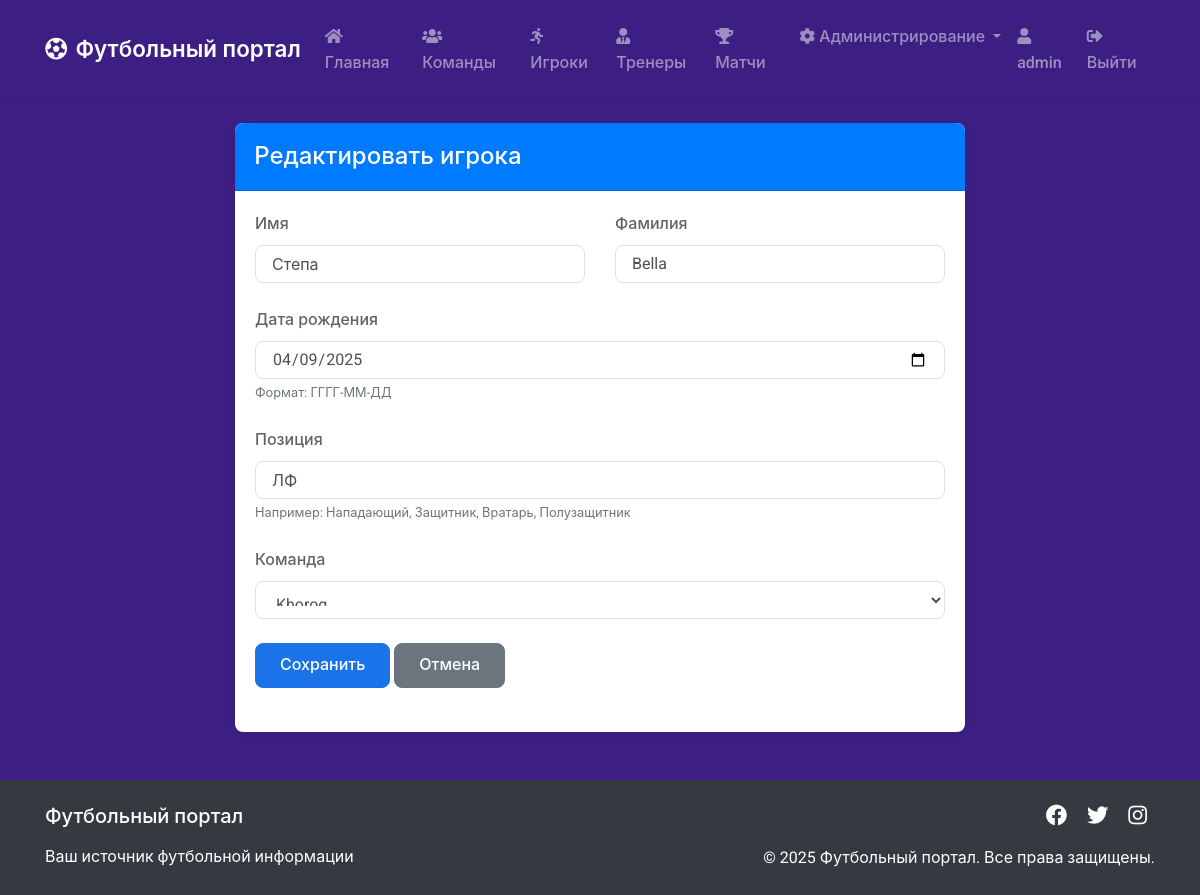
The app's page /admin/players/1/edit (signed in) with its own data.
### app.py (models this page shows, shortened)
class User(db.Model, UserMixin):
    id = db.Column(db.Integer, primary_key=True)
    username = db.Column(db.String(20), unique=True, nullable=False)
    email = db.Column(db.String(120), unique=True, nullable=False)
    password = db.Column(db.String(60), nullable=False)
    is_admin = db.Column(db.Boolean, default=False)

class Player(db.Model):
    player_id = db.Column(db.Integer, primary_key=True)
    first_name = db.Column(db.String(50), nullable=False)
    last_name = db.Column(db.String(50), nullable=False)
    birth_date = db.Column(db.Date, nullable=False)
    position = db.Column(db.String(50), nullable=False)
    team_id = db.Column(db.Integer, db.ForeignKey('team.team_id'), nullable=False)

### app.py (the view)
@app.route('/admin/players/<int:player_id>/edit', methods=['GET', 'POST'])
@login_required
@admin_required
def edit_player(player_id):
    player = Player.query.get_or_404(player_id)
    form = PlayerForm()
    if form.validate_on_submit():
        player.first_name = form.first_name.data
        player.last_name = form.last_name.data
        player.birth_date = form.birth_date.data
        player.position = form.position.data
        player.team_id = form.team_id.data
        db.session.commit()
        flash('Игрок успешно обновлен!', 'success')
        return redirect(url_for('admin_players'))
    elif request.method == 'GET':
        form.first_name.data = player.first_name
        form.last_name.data = player.last_name
        form.birth_date.data = player.birth_date
        form.position.data = player.position
        form.team_id.data = player.team_id
    return render_template('admin/player_form.html', title='Редактировать игрока', form=form, legend='Редактировать игрока')

### app.py
class PlayerForm(FlaskForm):
    first_name = StringField('Имя', validators=[DataRequired()])
    last_name = StringField('Фамилия', validators=[DataRequired()])
    birth_date = DateField('Дата рождения', validators=[DataRequired()], format='%Y-%m-%d')
    position = StringField('Позиция', validators=[DataRequired()])
    team_id = SelectField('Команда', coerce=int, validators=[DataRequired()])
    submit = SubmitField('Сохранить')
    def __init__(self, *args, **kwargs):
        super(PlayerForm, self).__init__(*args, **kwargs)
        self.team_id.choices = [(team.team_id, team.team_name) for team in Team.query.all()]

### app.py (called while the page is built)
@login_manager.user_loader
def load_user(user_id):
    return User.query.get(int(user_id))

def admin_required(f):
    @wraps(f)
    def decorated_function(*args, **kwargs):
        if not current_user.is_authenticated or not current_user.is_admin:
            flash('Для доступа к этой странице требуются права администратора.', 'danger')
            return redirect(url_for('index'))
        return f(*args, **kwargs)
    return decorated_function

### templates/admin/player_form.html (shortened to what this page needs)
{% extends "base.html" %}
{% block content %}
<div class="row">
    <div class="col-md-8 offset-md-2">
        <div class="card">
            <div class="card-header bg-primary text-white">
                <h4 class="mb-0">{{ legend }}</h4>
            </div>
            <div class="card-body">
                <form method="POST">
                    <div class="row">
                        <div class="col-md-6">
                            <div class="form-group">
                                {{ form.first_name.label(class="form-control-label") }}
                                {% if form.first_name.errors %}
                                    {{ form.first_name(class="form-control is-invalid") }}
                                    <div class="invalid-feedback">
                                        {% for error in form.first_name.errors %}
                                            <span>{{ error }}</span>
                                        {% endfor %}
                                    </div>
                                {% else %}
                                    {{ form.first_name(class="form-control") }}
                                {% endif %}
                            </div>
                        </div>
                        <div class="col-md-6">
                            <div class="form-group">
                                {{ form.last_name.label(class="form-control-label") }}
                                {% if form.last_name.errors %}
                                    {{ form.last_name(class="form-control is-invalid") }}
                                    <div class="invalid-feedback">
                                        {% for error in form.last_name.errors %}
                                            <span>{{ error }}</span>
                                        {% endfor %}
                                    </div>
                                {% else %}
                                    {{ form.last_name(class="form-control") }}
                                {% endif %}
                            </div>
                        </div>
                    </div>
                    <div class="form-group">
                        {{ form.birth_date.label(class="form-control-label") }}
                        {% if form.birth_date.errors %}
                            {{ form.birth_date(class="form-control is-invalid", type="date") }}
                            <div class="invalid-feedback">
                                {% for error in form.birth_date.errors %}
                                    <span>{{ error }}</span>
                                {% endfor %}
                            </div>
                        {% else %}
                            {{ form.birth_date(class="form-control", type="date") }}
                        {% endif %}
                        <small class="form-text text-muted">Формат: ГГГГ-ММ-ДД</small>
                    </div>
                    <div class="form-group">
                        {{ form.position.label(class="form-control-label") }}
                        {% if form.position.errors %}
                            {{ form.position(class="form-control is-invalid") }}
                            <div class="invalid-feedback">
                                {% for error in form.position.errors %}
                                    <span>{{ error }}</span>
                                {% endfor %}
                            </div>
                        {% else %}
                            {{ form.position(class="form-control") }}
                        {% endif %}
                        <small class="form-text text-muted">Например: Нападающий, Защитник, Вратарь, Полузащитник</small>
                    </div>
                    <div class="form-group">
                        {{ form.team_id.label(class="form-control-label") }}
                        {% if form.team_id.errors %}
                            {{ form.team_id(class="form-control is-invalid") }}
                            <div class="invalid-feedback">
                                {% for error in form.team_id.errors %}
                                    <span>{{ error }}</span>
                                {% endfor %}
                            </div>
                        {% else %}
                            {{ form.team_id(class="form-control") }}
                        {% endif %}
                    </div>
                    <div class="form-group">
                        {{ form.submit(class="btn btn-primary") }}
                        <a href="{{ url_for('admin_players') }}" class="btn btn-secondary">Отмена</a>
                    </div>
                </form>
            </div>
        </div>
    </div>
</div>
{% endblock %}

### templates/base.html (shortened to what this page needs)
<!DOCTYPE html>
<html lang="ru">
<head>
    <link rel="stylesheet" href="https://stackpath.bootstrapcdn.com/bootstrap/4.5.2/css/bootstrap.min.css">
    <link rel="stylesheet" href="{{ url_for('static', filename='css/main.css') }}">
    <link rel="stylesheet" href="https://cdnjs.cloudflare.com/ajax/libs/font-awesome/5.15.3/css/all.min.css">
</head>
<body>
    <header>
        <nav class="navbar navbar-expand-lg navbar-dark">
            <div class="container">
                <a class="navbar-brand" href="{{ url_for('index') }}">
                    <i class="fas fa-futbol mr-2"></i>Футбольный портал
                </a>
                <div class="collapse navbar-collapse" id="navbarNav">
                    <ul class="navbar-nav mr-auto">
                        <li class="nav-item">
                            <a class="nav-link" href="{{ url_for('index') }}">
                                <i class="fas fa-home mr-1"></i>Главная
                            </a>
                        </li>
                        <li class="nav-item">
                            <a class="nav-link" href="{{ url_for('teams') }}">
                                <i class="fas fa-users mr-1"></i>Команды
                            </a>
                        </li>
                        <li class="nav-item">
                            <a class="nav-link" href="{{ url_for('players') }}">
                                <i class="fas fa-running mr-1"></i>Игроки
                            </a>
                        </li>
                        <li class="nav-item">
                            <a class="nav-link" href="{{ url_for('coaches') }}">
                                <i class="fas fa-user-tie mr-1"></i>Тренеры
                            </a>
                        </li>
                        <li class="nav-item">
                            <a class="nav-link" href="{{ url_for('matches') }}">
                                <i class="fas fa-trophy mr-1"></i>Матчи
                            </a>
                        </li>
                    </ul>
                    <ul class="navbar-nav">
                        {% if current_user.is_authenticated %}
                            {% if current_user.is_admin %}
                                <li class="nav-item dropdown">
                                    <a class="nav-link dropdown-toggle" href="#" id="adminDropdown" role="button" data-toggle="dropdown" aria-haspopup="true" aria-expanded="false">
                                        <i class="fas fa-cog mr-1"></i>Администрирование
                                    </a>
                                </li>
                            {% endif %}
                            <li class="nav-item">
                                <span class="nav-link">
                                    <i class="fas fa-user mr-1"></i>{{ current_user.username }}
                                </span>
                            </li>
                            <li class="nav-item">
                                <a class="nav-link" href="{{ url_for('logout') }}">
                                    <i class="fas fa-sign-out-alt mr-1"></i>Выйти
                                </a>
                            </li>
                        {% endif %}
                    </ul>
                </div>
            </div>
        </nav>
    </header>
    <main class="container mt-4">
        {% block content %}{% endblock %}
    </main>
    <footer class="bg-dark text-white mt-5 py-4">
        <div class="container">
            <div class="row">
                <div class="col-md-6 text-center text-md-left">
                    <h5 class="mb-3">Футбольный портал</h5>
                    <p class="mb-0">Ваш источник футбольной информации</p>
                </div>
                <div class="col-md-6 text-center text-md-right">
                    <div class="social-links">
                        <a href="#" class="text-white mx-2"><i class="fab fa-facebook fa-lg"></i></a>
                        <a href="#" class="text-white mx-2"><i class="fab fa-twitter fa-lg"></i></a>
                        <a href="#" class="text-white mx-2"><i class="fab fa-instagram fa-lg"></i></a>
                    </div>
                    <p class="mt-3 mb-0">&copy; 2025 Футбольный портал. Все права защищены.</p>
                </div>
            </div>
        </div>
    </footer>
</body>
</html>

### static/css/main.css (style rules this page uses)
:root { --primary-color: #1a73e8; --secondary-color: #34a853; --background-color: #3d1f83; --text-color: #202124; --border-radius: 8px; --transition-speed: 0.3s; }
body { font-family: 'Roboto', -apple-system, BlinkMacSystemFont, 'Segoe UI', Arial, sans-serif; color: var(--text-color); background-color: var(--background-color); line-height: 1.6; }
.navbar { box-shadow: 0 2px 4px rgba(0,0,0,0.1); padding: 1rem 0; }
.navbar-brand { font-weight: 600; font-size: 1.4rem; }
.nav-link { font-weight: 500; transition: color var(--transition-speed); }
.card { border: none; box-shadow: 0 2px 8px rgba(0,0,0,0.1); border-radius: var(--border-radius); transition: transform var(--transition-speed); }
.card-header { border-top-left-radius: var(--border-radius) !important; border-top-right-radius: var(--border-radius) !important; background: var(--primary-color); padding: 1.2rem; }
.form-control { border-radius: var(--border-radius); padding: 0.75rem 1rem; border: 1px solid #e0e0e0; transition: border-color var(--transition-speed), box-shadow var(--transition-speed); }
.btn { padding: 0.6rem 1.5rem; font-weight: 500; border-radius: var(--border-radius); transition: all var(--transition-speed); }
.btn-primary { background-color: var(--primary-color); border-color: var(--primary-color); }
.form-group { margin-bottom: 1.5rem; }
.form-control-label { font-weight: 500; margin-bottom: 0.5rem; color: #5f6368; }
footer { background: #202124; margin-top: 4rem !important; padding: 2rem 0 !important; }

### records on screen
User: username "admin"
Player: first_name "Степа", last_name "Bella", birth_date "04/09/2025", position "ЛФ", team_id "Khorog"

### other values on screen
{{ legend }} "Редактировать игрока"
